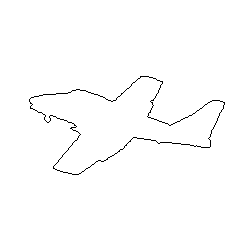
#> input picture 4_periodo/processamento_digital_de_imagens/atividade_pratica_01/questao01/aviao_adjacencia_4_e_m.png, 250 x 250 px, found by its file name
$ python vizinhos-aviao.py
#> lines starting #> are read from the running program, lines starting #| are printed output that depends on the picture; after the words box and inside, x2 and y2 are one past the last pixel; in counts of white or black regions, pixels touching at a corner belong together
from PIL import Image
import numpy as np

def imagem_em_matriz_pixels(caminho):
	imagem_escala_cinza = Image.open(caminho).convert('L')
	matriz_pixels = np.array(imagem_escala_cinza)
	return matriz_pixels

def vizinhos_4(matriz_pixels):
  largura, altura = matriz_pixels.shape
  matriz_marcada = np.ones((altura, largura)) * 255

  for x in range(1, largura - 1):
    for y in range(1, altura - 1):
      if matriz_pixels[y, x] != 255:
          matriz_marcada[y, x] = 0
          matriz_marcada[y - 1, x] = 0
          matriz_marcada[y + 1, x] = 0
          matriz_marcada[y, x - 1] = 0
          matriz_marcada[y, x + 1] = 0
  return matriz_marcada

def vizinhos_8(matriz_pixels):
	largura, altura = matriz_pixels.shape
	matriz_marcada = np.ones((altura, largura)) * 255

	for x in range(1, largura - 1):
		for y in range(1, altura - 1):
			if matriz_pixels[y, x] != 255:
				matriz_marcada[y, x] = 0
				matriz_marcada[y - 1, x - 1] = 0
				matriz_marcada[y - 1, x] = 0
				matriz_marcada[y - 1, x + 1] = 0
				matriz_marcada[y, x - 1] = 0
				matriz_marcada[y, x + 1] = 0
				matriz_marcada[y + 1, x - 1] = 0
				matriz_marcada[y + 1, x] = 0
				matriz_marcada[y + 1, x + 1] = 0
	return matriz_marcada

def vizinhos_d(matriz_pixels):
	largura, altura = matriz_pixels.shape
	matriz_marcada = np.ones((altura, largura)) * 255

	for x in range(1, largura - 1):
		for y in range(1, altura - 1):
			if matriz_pixels[y, x] != 255:
				matriz_marcada[y, x] = 0
				matriz_marcada[y - 1, x - 1] = 0
				matriz_marcada[y - 1, x + 1] = 0
				matriz_marcada[y + 1, x - 1] = 0
				matriz_marcada[y + 1, x + 1] = 0
	return matriz_marcada

def salva_imagem(matriz_marcada, caminho):
  imagem = Image.fromarray(matriz_marcada.astype('uint8'))
  imagem.save(caminho)

# vizinhos 4

matriz_pixels_adjacencia_4_e_m = imagem_em_matriz_pixels('questao01/aviao_adjacencia_4_e_m.png')
#> in imagem_em_matriz_pixels, `imagem_escala_cinza = Image.open(caminho).convert('L')`: imagem_escala_cinza: PIL image 250x250 L; 99.1% white; black in thin lines or dots, all inside (x1, y1, x2, y2) = (29, 76, 225, 175)
matriz_marcada_adjacencia_4_e_m = vizinhos_4(matriz_pixels_adjacencia_4_e_m)
#> after the loop in vizinhos_4, `for x in range(1, largura - 1):`:
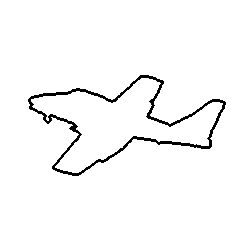
#> matriz_marcada: shape (250, 250) float64; 97.3% white; black in thin lines or dots, all inside (x1, y1, x2, y2) = (28, 75, 226, 176)
salva_imagem(matriz_marcada_adjacencia_4_e_m, 'questao03/aviao/vizinhos_4_adjacencia_4_e_m.png')

matriz_pixels_adjacencia_8 = imagem_em_matriz_pixels('questao01/aviao_adjacencia_8.png')
#> call 2 of imagem_em_matriz_pixels, with caminho = 'questao01/aviao_adjacencia_8.png'
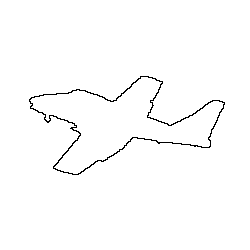
#> input picture 4_periodo/processamento_digital_de_imagens/atividade_pratica_01/questao01/aviao_adjacencia_8.png, 250 x 250 px, found by its file name
matriz_marcada_adjacencia_8 = vizinhos_4(matriz_pixels_adjacencia_8)
#> after the loop in vizinhos_4 (call 2), `for x in range(1, largura - 1):`:
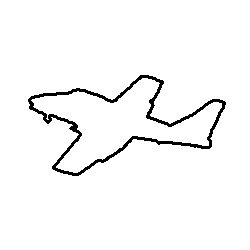
#> matriz_marcada: shape (250, 250) float64; 96.9% white; 1 black region, box (x1, y1, x2, y2) and area: (28, 75, 226, 176) 1958
salva_imagem(matriz_marcada_adjacencia_8, 'questao03/aviao/vizinhos_4_adjacencia_8.png')

# vizinhos 8

matriz_pixels_adjacencia_4_e_m = imagem_em_matriz_pixels('questao01/aviao_adjacencia_4_e_m.png')
matriz_marcada_adjacencia_4_e_m = vizinhos_8(matriz_pixels_adjacencia_4_e_m)
#> after the loop in vizinhos_8, `for x in range(1, largura - 1):`:
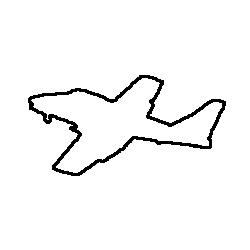
#> matriz_marcada: shape (250, 250) float64; 96.5% white; 1 black region, box (x1, y1, x2, y2) and area: (28, 75, 226, 176) 2192
salva_imagem(matriz_marcada_adjacencia_4_e_m, 'questao03/aviao/vizinhos_8_adjacencia_4_e_m.png')

matriz_pixels_adjacencia_8 = imagem_em_matriz_pixels('questao01/aviao_adjacencia_8.png')
matriz_marcada_adjacencia_8 = vizinhos_8(matriz_pixels_adjacencia_8)
#> after the loop in vizinhos_8 (call 2), `for x in range(1, largura - 1):`:
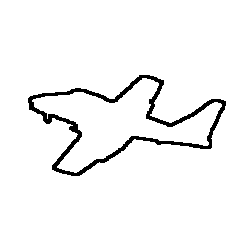
#> matriz_marcada: shape (250, 250) float64; 96.1% white; 1 black region, box (x1, y1, x2, y2) and area: (28, 75, 226, 176) 2410
salva_imagem(matriz_marcada_adjacencia_8, 'questao03/aviao/vizinhos_8_adjacencia_8.png')

# vizinhos d

matriz_pixels_adjacencia_4_e_m = imagem_em_matriz_pixels('questao01/aviao_adjacencia_4_e_m.png')
matriz_marcada_adjacencia_4_e_m = vizinhos_d(matriz_pixels_adjacencia_4_e_m)
#> after the loop in vizinhos_d, `for x in range(1, largura - 1):`:
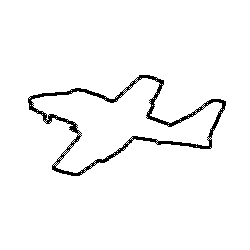
#> matriz_marcada: shape (250, 250) float64; 96.8% white; 1 black region, box (x1, y1, x2, y2) and area: (28, 75, 226, 176) 2003
salva_imagem(matriz_marcada_adjacencia_4_e_m, 'questao03/aviao/vizinhos_d_adjacencia_4_e_m.png')

matriz_pixels_adjacencia_8 = imagem_em_matriz_pixels('questao01/aviao_adjacencia_8.png')
matriz_marcada_adjacencia_8 = vizinhos_d(matriz_pixels_adjacencia_8)
#> after the loop in vizinhos_d (call 2), `for x in range(1, largura - 1):`: matriz_marcada: shape (250, 250) float64; 96.1% white; 1 black region, box (x1, y1, x2, y2) and area: (28, 75, 226, 176) 2408
salva_imagem(matriz_marcada_adjacencia_8, 'questao03/aviao/vizinhos_d_adjacencia_8.png')
